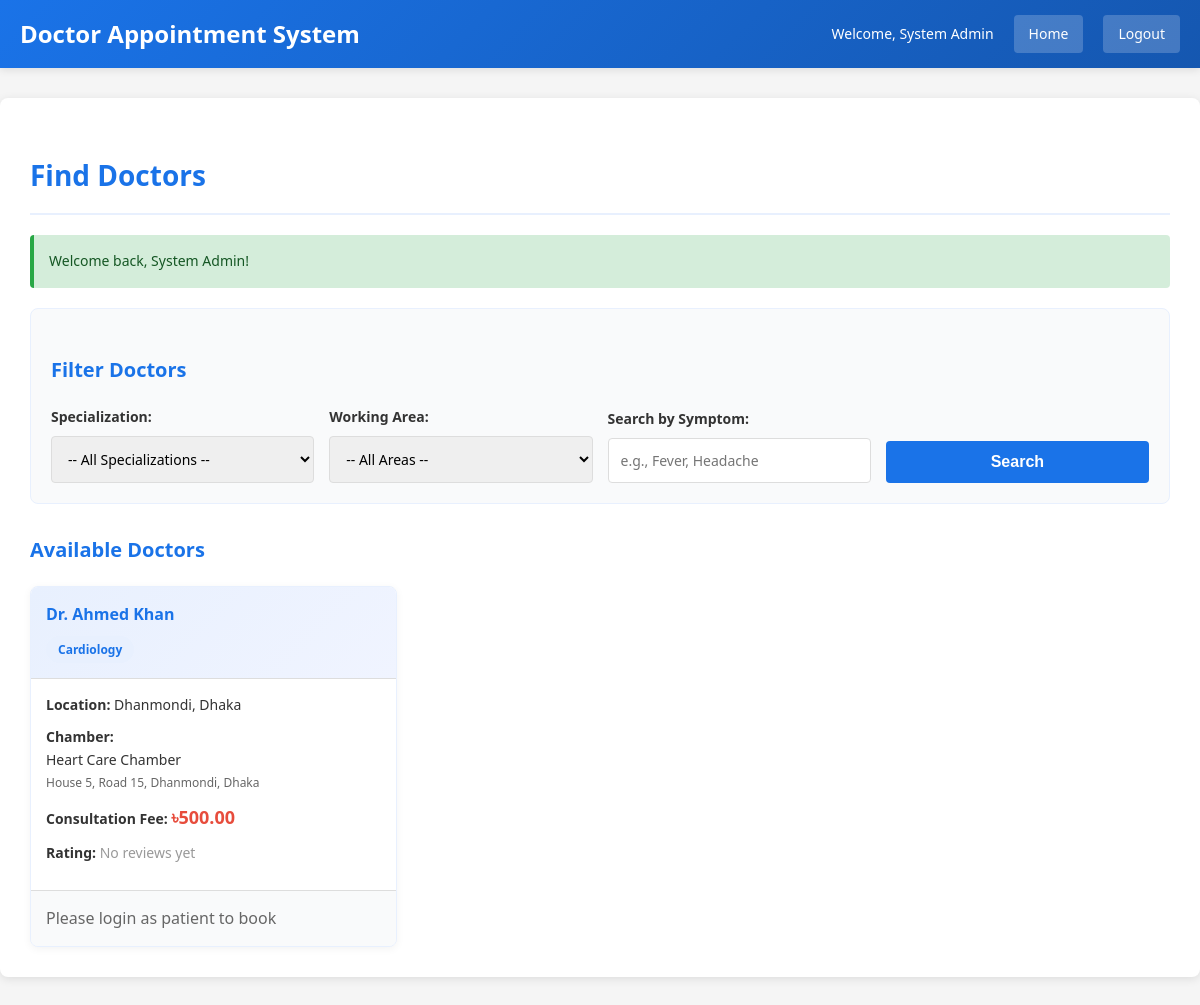
The page /search.php (signed in) on the database its author committed.
### tables this page shows
CREATE TABLE doctor_profiles (
    doctor_id           INT UNSIGNED PRIMARY KEY,
    specialization_id   SMALLINT UNSIGNED NOT NULL,
    area_id             SMALLINT UNSIGNED NOT NULL,
    gender              ENUM('male','female','other') NOT NULL,
    date_of_birth       DATE NOT NULL,
    license_no          VARCHAR(60) NOT NULL UNIQUE,
    qualification       VARCHAR(200) NOT NULL,
    experience_years    TINYINT UNSIGNED NOT NULL DEFAULT 0,
    current_workplace   VARCHAR(200) NULL,
    chamber_name        VARCHAR(150) NULL,
    chamber_address     TEXT NULL,
    biography           TEXT NULL,
    consultation_fee    DECIMAL(10,2) NOT NULL DEFAULT 0.00,
    profile_image       VARCHAR(300) NULL,
    verification_status ENUM('pending','approved','rejected') DEFAULT 'pending',
    approved_by         INT UNSIGNED NULL,
    approved_at         DATETIME NULL,
    created_at          DATETIME DEFAULT CURRENT_TIMESTAMP,
    updated_at          DATETIME DEFAULT CURRENT_TIMESTAMP ON UPDATE CURRENT_TIMESTAMP,
    FOREIGN KEY (doctor_id)         REFERENCES users(user_id),
    FOREIGN KEY (specialization_id) REFERENCES specializations(specialization_id),
    FOREIGN KEY (area_id)           REFERENCES areas(area_id),
    FOREIGN KEY (approved_by)       REFERENCES users(user_id),
    INDEX idx_verification (verification_status)
);

CREATE TABLE users (
    user_id        INT UNSIGNED PRIMARY KEY AUTO_INCREMENT,
    role_id        TINYINT UNSIGNED NOT NULL,
    full_name      VARCHAR(100) NOT NULL,
    email          VARCHAR(150) NOT NULL UNIQUE,
    phone          VARCHAR(20)  NOT NULL UNIQUE,
    password_hash  VARCHAR(255) NOT NULL,
    account_status ENUM('active','inactive','blocked') DEFAULT 'active',
    created_at     DATETIME DEFAULT CURRENT_TIMESTAMP,
    updated_at     DATETIME DEFAULT CURRENT_TIMESTAMP ON UPDATE CURRENT_TIMESTAMP,
    FOREIGN KEY (role_id) REFERENCES roles(role_id),
    INDEX idx_email (email)
);

CREATE TABLE specializations (
    specialization_id   SMALLINT UNSIGNED PRIMARY KEY AUTO_INCREMENT,
    specialization_name VARCHAR(100) NOT NULL UNIQUE,
    description         TEXT NULL
);

CREATE TABLE areas (
    area_id   SMALLINT UNSIGNED PRIMARY KEY AUTO_INCREMENT,
    area_name VARCHAR(100) NOT NULL,
    city      VARCHAR(80)  NOT NULL,
    district  VARCHAR(80)  NOT NULL
);

### auth.php (called while the page is built, shortened)
<?php
function has_role($role) {
    return isset($_SESSION['user_role']) && $_SESSION['user_role'] === $role;
}
?>

### search.php (the view, shortened to what this page needs)
<?php
include 'config.php';
include 'flash.php';
include 'auth.php';
$spec_id = isset($_GET['spec_id']) && !empty($_GET['spec_id']) ? (int)$_GET['spec_id'] : null;
$area_id = isset($_GET['area_id']) && !empty($_GET['area_id']) ? (int)$_GET['area_id'] : null;
$symptom_search = isset($_GET['symptom']) && !empty($_GET['symptom']) ? trim($_GET['symptom']) : null;
try {
    $apdo = get_admin_pdo();
    $stmt = $apdo->prepare("CALL sp_search_doctors(?, ?, ?)");
    $stmt->execute([$spec_id, $area_id, $symptom_search]);
    $doctors = $stmt->fetchAll(PDO::FETCH_ASSOC);
} catch (PDOException $e) {
    $doctors = [];
    set_flash('error', 'Error loading doctors: ' . htmlspecialchars($e->getMessage()));
}
?>
<!DOCTYPE html>
<html>
<head>
    <link rel="stylesheet" href="style.css">
</head>
<body>
<div class="navbar">
    <h1>Doctor Appointment System</h1>
    <div class="nav-right">
        <span>Welcome, <?php echo htmlspecialchars($_SESSION['user_name']); ?></span>
        <a href="index.php">Home</a>
        <a href="logout.php">Logout</a>
    </div>
</div>
<div class="container">
    <h2>Find Doctors</h2>
    <?php echo display_flash(); ?>
    <div class="filter-box">
        <h3>Filter Doctors</h3>
        <form method="GET" class="filter-form">
            <div class="form-group">
                <label>Specialization:</label>
                <select name="spec_id">
                    <option value="">-- All Specializations --</option>
                </select>
            </div>
            <div class="form-group">
                <label>Working Area:</label>
                <select name="area_id">
                    <option value="">-- All Areas --</option>
                </select>
            </div>
            <div class="form-group">
                <label>Search by Symptom:</label>
                <input type="text" name="symptom" placeholder="e.g., Fever, Headache" value="<?php echo htmlspecialchars($symptom_search); ?>">
            </div>
            <button type="submit" class="btn">Search</button>
        </form>
    </div>
    <h3>Available Doctors</h3>
    <?php if (!empty($doctors)): ?>
        <div class="doctors-grid">
            <?php foreach ($doctors as $doctor): ?>
                <div class="doctor-card">
                    <div class="card-header">
                        <h4><?php echo htmlspecialchars($doctor['full_name']); ?></h4>
                        <span class="badge badge-specialization"><?php echo htmlspecialchars($doctor['specialization_name']); ?></span>
                    </div>
                    <div class="card-body">
                        <p><strong>Location:</strong> <?php echo htmlspecialchars($doctor['area_name'] . ', ' . $doctor['city']); ?></p>
                        <?php if (!empty($doctor['chamber_name']) || !empty($doctor['chamber_address'])): ?>
                            <p><strong>Chamber:</strong> <br>
                                <?php if (!empty($doctor['chamber_name'])): ?>
                                    <?php echo htmlspecialchars($doctor['chamber_name']); ?><br>
                                <?php endif; ?>
                                <?php if (!empty($doctor['chamber_address'])): ?>
                                    <span style="font-size: 12px; color: #666;">
                                        <?php echo htmlspecialchars($doctor['chamber_address']); ?>
                                    </span>
                                <?php endif; ?>
                            </p>
                        <?php endif; ?>
                        <p><strong>Consultation Fee:</strong> <span class="fee">৳<?php echo htmlspecialchars($doctor['visit_fee']); ?></span></p>
                        <?php if (!empty($doctor['avg_rating'])): ?>
                            <p><strong>Rating:</strong>
                                <span class="rating">
                                    <?php
                                    $rating = round($doctor['avg_rating'], 1);
                                    echo '★ ' . $rating . '/5 (' . (int)$doctor['review_count'] . ' reviews)';
                                    ?>
                                </span>
                            </p>
                        <?php else: ?>
                            <p><strong>Rating:</strong> <span class="no-rating">No reviews yet</span></p>
                        <?php endif; ?>
                    </div>
                    <div class="card-footer">
                        <?php if (has_role('patient')): ?>
                            <button class="btn btn-small" onclick="openDoctorModal(<?php echo $doctor['doctor_id']; ?>, '<?php echo htmlspecialchars(addslashes($doctor['full_name'])); ?>')">More Info</button>
                            <a href="booking.php?doctor_id=<?php echo $doctor['doctor_id']; ?>" class="btn btn-small btn-primary">Book Appointment</a>
                        <?php else: ?>
                            <p style="text-align: center; color: #666;">Please login as patient to book</p>
                        <?php endif; ?>
                    </div>
                </div>
            <?php endforeach; ?>
        </div>
    <?php else: ?>
        <div class="alert alert-info">
            No doctors found matching your criteria. <a href="search.php">Clear filters</a>
        </div>
    <?php endif; ?>
</div>
</body>
</html>

### style.css (style rules this page uses)
* { margin: 0; padding: 0; box-sizing: border-box; }
body { font-family: 'Segoe UI', Tahoma, Geneva, Verdana, sans-serif; background-color: #f5f5f5; color: #333; line-height: 1.6; }
.navbar { background: linear-gradient(135deg, #1a73e8 0%, #1557b0 100%); color: white; padding: 15px 20px; display: flex; justify-content: space-between; align-items: center; box-shadow: 0 2px 8px rgba(0,0,0,0.1); }
.navbar h1 { font-size: 24px; font-weight: 600; }
.nav-right { display: flex; gap: 20px; align-items: center; }
.nav-right span { font-size: 14px; }
.nav-right a { color: white; text-decoration: none; padding: 8px 15px; background-color: rgba(255,255,255,0.2); border-radius: 4px; transition: all 0.3s; font-size: 14px; }
.container { max-width: 1200px; margin: 30px auto; padding: 30px; background-color: white; border-radius: 8px; box-shadow: 0 2px 10px rgba(0,0,0,0.1); }
h2, h3 { color: #1a73e8; margin-bottom: 20px; margin-top: 25px; font-weight: 600; }
h2 { font-size: 28px; border-bottom: 2px solid #e8f0fe; padding-bottom: 15px; }
h3 { font-size: 20px; }
h4 { font-size: 16px; color: #333; margin-bottom: 10px; }
.form-group { margin-bottom: 18px; }
.form-group label { display: block; margin-bottom: 8px; font-weight: 600; color: #333; font-size: 14px; }
.form-group input, .form-group select, .form-group textarea { width: 100%; padding: 12px; border: 1px solid #ddd; border-radius: 4px; font-size: 14px; font-family: inherit; transition: all 0.3s; }
.btn { background-color: #1a73e8; color: white; padding: 12px 30px; border: none; border-radius: 4px; cursor: pointer; font-size: 16px; font-weight: 600; transition: all 0.3s; display: inline-block; text-decoration: none; text-align: center; }
.badge { display: inline-block; padding: 4px 12px; border-radius: 20px; font-size: 12px; font-weight: 600; white-space: nowrap; }
.badge-specialization { background-color: #e8f0fe; color: #1a73e8; }
.doctors-grid { display: grid; grid-template-columns: repeat(auto-fill, minmax(300px, 1fr)); gap: 20px; margin-top: 20px; }
.doctor-card { background: white; border: 1px solid #e8f0fe; border-radius: 8px; overflow: hidden; transition: all 0.3s; box-shadow: 0 2px 8px rgba(0,0,0,0.05); }
.card-header { background: linear-gradient(135deg, #e8f0fe 0%, #f0f4ff 100%); padding: 15px; border-bottom: 1px solid #ddd; }
.card-header h4 { margin: 0 0 8px 0; color: #1a73e8; }
.card-body { padding: 15px; }
.card-body p { margin-bottom: 10px; font-size: 14px; }
.fee { font-size: 18px; font-weight: 700; color: #e74c3c; }
.no-rating { color: #999; }
.card-footer { padding: 15px; background-color: #f9fafb; border-top: 1px solid #ddd; display: flex; gap: 10px; flex-wrap: wrap; }
.filter-box { background-color: #f9fafb; padding: 20px; border-radius: 8px; margin-bottom: 30px; border: 1px solid #e8f0fe; }
.filter-form { display: grid; grid-template-columns: repeat(auto-fit, minmax(200px, 1fr)); gap: 15px; align-items: flex-end; }
.filter-form .form-group { margin-bottom: 0; }
.filter-form button { width: 100%; padding: 12px; }
a { color: #1a73e8; text-decoration: none; }

### rows shown on the page
doctor_profiles: doctor_id.full_name "Dr. Ahmed Khan", specialization.specialization_name "Cardiology", area.city "Dhanmondi, Dhaka", chamber_name "Heart Care Chamber", chamber_address "House 5, Road 15, Dhanmondi, Dhaka", consultation_fee "500.00"

### other values the page prints
$_SESSION['user_name'] "System Admin"
$message "Welcome back, System Admin!"
